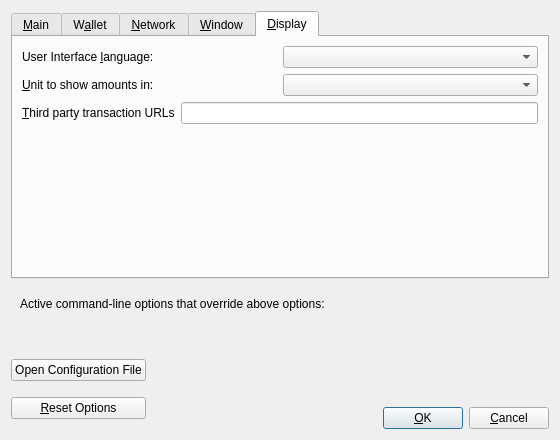
<?xml version="1.0" encoding="UTF-8"?>
<ui version="4.0">
 <class>OptionsDialog</class>
 <widget class="QDialog" name="OptionsDialog">
  <property name="geometry">
   <rect>
    <x>0</x>
    <y>0</y>
    <width>560</width>
    <height>440</height>
   </rect>
  </property>
  <property name="windowTitle">
   <string>Options</string>
  </property>
  <property name="modal">
   <bool>true</bool>
  </property>
  <layout class="QVBoxLayout" name="verticalLayout">
   <item>
    <widget class="QTabWidget" name="tabWidget">
     <property name="currentIndex">
      <number>4</number>
     </property>
     <widget class="QWidget" name="tabMain">
      <attribute name="title">
       <string>&amp;Main</string>
      </attribute>
      <layout class="QVBoxLayout" name="verticalLayout_Main">
       <item>
        <widget class="QCheckBox" name="sinAtStartup">
         <property name="toolTip">
          <string>Automatically start %1 after logging in to the system.</string>
         </property>
         <property name="text">
          <string>&amp;Start %1 on system login</string>
         </property>
        </widget>
       </item>
       <item>
        <spacer name="horizontalSpacer_0_Main">
         <property name="orientation">
          <enum>Qt::Horizontal</enum>
         </property>
         <property name="sizeHint" stdset="0">
          <size>
           <width>40</width>
           <height>5</height>
          </size>
         </property>
        </spacer>
       </item>
       <item>
        <layout class="QHBoxLayout" name="horizontalLayout_Main_Prune">
         <item>
          <widget class="QCheckBox" name="prune">
           <property name="toolTip">
            <string>Disables some advanced features but all blocks will still be fully validated. Reverting this setting requires re-downloading the entire blockchain. Actual disk usage may be somewhat higher.</string>
           </property>
           <property name="text">
            <string>Prune &amp;block storage to</string>
           </property>
          </widget>
         </item>
         <item>
          <widget class="QSpinBox" name="pruneSize"/>
         </item>
         <item>
          <widget class="QLabel" name="pruneSizeUnitLabel">
           <property name="text">
            <string>GB</string>
           </property>
           <property name="textFormat">
            <enum>Qt::PlainText</enum>
           </property>
          </widget>
         </item>
         <item>
          <spacer name="horizontalSpacer_Main_Prune">
           <property name="orientation">
            <enum>Qt::Horizontal</enum>
           </property>
           <property name="sizeHint" stdset="0">
            <size>
             <width>40</width>
             <height>20</height>
            </size>
           </property>
          </spacer>
         </item>
        </layout>
       </item>
       <item>
        <widget class="QLabel" name="pruneWarning">
         <property name="text">
          <string>Reverting this setting requires re-downloading the entire blockchain.</string>
         </property>
         <property name="textFormat">
          <enum>Qt::PlainText</enum>
         </property>
        </widget>
       </item>
       <item>
        <layout class="QHBoxLayout" name="horizontalLayout_2_Main">
         <item>
          <widget class="QLabel" name="databaseCacheLabel">
           <property name="text">
            <string>Size of &amp;database cache</string>
           </property>
           <property name="textFormat">
            <enum>Qt::PlainText</enum>
           </property>
           <property name="buddy">
            <cstring>databaseCache</cstring>
           </property>
          </widget>
         </item>
         <item>
          <widget class="QSpinBox" name="databaseCache"/>
         </item>
         <item>
          <widget class="QLabel" name="databaseCacheUnitLabel">
           <property name="text">
            <string>MB</string>
           </property>
           <property name="textFormat">
            <enum>Qt::PlainText</enum>
           </property>
          </widget>
         </item>
         <item>
          <spacer name="horizontalSpacer_2_Main">
           <property name="orientation">
            <enum>Qt::Horizontal</enum>
           </property>
           <property name="sizeHint" stdset="0">
            <size>
             <width>40</width>
             <height>20</height>
            </size>
           </property>
          </spacer>
         </item>
        </layout>
       </item>
       <item>
        <layout class="QHBoxLayout" name="horizontalLayout_Main_VerifyLabel">
         <item>
          <widget class="QLabel" name="threadsScriptVerifLabel">
           <property name="text">
            <string>Number of script &amp;verification threads</string>
           </property>
           <property name="textFormat">
            <enum>Qt::PlainText</enum>
           </property>
           <property name="buddy">
            <cstring>threadsScriptVerif</cstring>
           </property>
          </widget>
         </item>
         <item>
          <widget class="QSpinBox" name="threadsScriptVerif">
           <property name="toolTip">
            <string>(0 = auto, &lt;0 = leave that many cores free)</string>
           </property>
          </widget>
         </item>
         <item>
          <spacer name="horizontalSpacer_Main_Threads">
           <property name="orientation">
            <enum>Qt::Horizontal</enum>
           </property>
           <property name="sizeHint" stdset="0">
            <size>
             <width>40</width>
             <height>20</height>
            </size>
           </property>
          </spacer>
         </item>
        </layout>
       </item>
       <item>
        <spacer name="verticalSpacer_Main">
         <property name="orientation">
          <enum>Qt::Vertical</enum>
         </property>
         <property name="sizeHint" stdset="0">
          <size>
           <width>20</width>
           <height>40</height>
          </size>
         </property>
        </spacer>
       </item>
      </layout>
     </widget>
     <widget class="QWidget" name="tabWallet">
      <attribute name="title">
       <string>W&amp;allet</string>
      </attribute>
      <layout class="QVBoxLayout" name="verticalLayout_Wallet">
       <item>
        <widget class="QGroupBox" name="groupBox">
         <property name="title">
          <string>Expert</string>
         </property>
         <layout class="QVBoxLayout" name="verticalLayout_2">
          <item>
           <widget class="QCheckBox" name="coinControlFeatures">
            <property name="toolTip">
             <string>Whether to show coin control features or not.</string>
            </property>
            <property name="text">
             <string>Enable coin &amp;control features</string>
            </property>
           </widget>
          </item>
          <item>
           <widget class="QCheckBox" name="showMasternodesTab">
            <property name="toolTip">
             <string>Show additional tab listing all your InfinityNodes in first sub-tab&lt;br/&gt;and all InfinityNodes on the network in second sub-tab.</string>
            </property>
            <property name="text">
             <string>Show InfinityNodes Tab</string>
            </property>
           </widget>
          </item>
          <item>
           <widget class="QCheckBox" name="spendZeroConfChange">
            <property name="toolTip">
             <string>If you disable the spending of unconfirmed change, the change from a transaction cannot be used until that transaction has at least one confirmation. This also affects how your balance is computed.</string>
            </property>
            <property name="text">
             <string>&amp;Spend unconfirmed change</string>
            </property>
           </widget>
          </item>
         </layout>
        </widget>
       </item>
       <item>
        <spacer name="verticalSpacer_Wallet">
         <property name="orientation">
          <enum>Qt::Vertical</enum>
         </property>
         <property name="sizeHint" stdset="0">
          <size>
           <width>20</width>
           <height>40</height>
          </size>
         </property>
        </spacer>
       </item>
      </layout>
     </widget>
     <widget class="QWidget" name="tabNetwork">
      <attribute name="title">
       <string>&amp;Network</string>
      </attribute>
      <layout class="QVBoxLayout" name="verticalLayout_Network">
       <item>
        <widget class="QCheckBox" name="mapPortUpnp">
         <property name="toolTip">
          <string>Automatically open the QTIPARRAY client port on the router. This only works when your router supports UPnP and it is enabled.</string>
         </property>
         <property name="text">
          <string>Map port using &amp;UPnP</string>
         </property>
        </widget>
       </item>
       <item>
        <widget class="QCheckBox" name="allowIncoming">
         <property name="toolTip">
          <string>Accept connections from outside.</string>
         </property>
         <property name="text">
          <string>Allow incomin&amp;g connections</string>
         </property>
        </widget>
       </item>
       <item>
        <widget class="QCheckBox" name="connectSocks">
         <property name="toolTip">
          <string>Connect to the QTIPARRAY network through a SOCKS5 proxy.</string>
         </property>
         <property name="text">
          <string>&amp;Connect through SOCKS5 proxy (default proxy):</string>
         </property>
        </widget>
       </item>
       <item>
        <layout class="QHBoxLayout" name="horizontalLayout_1_Network">
         <item>
          <widget class="QLabel" name="proxyIpLabel">
           <property name="text">
            <string>Proxy &amp;IP:</string>
           </property>
           <property name="textFormat">
            <enum>Qt::PlainText</enum>
           </property>
           <property name="buddy">
            <cstring>proxyIp</cstring>
           </property>
          </widget>
         </item>
         <item>
          <widget class="QValidatedLineEdit" name="proxyIp">
           <property name="minimumSize">
            <size>
             <width>140</width>
             <height>0</height>
            </size>
           </property>
           <property name="maximumSize">
            <size>
             <width>140</width>
             <height>16777215</height>
            </size>
           </property>
           <property name="toolTip">
            <string>IP address of the proxy (e.g. IPv4: 127.0.0.1 / IPv6: ::1)</string>
           </property>
          </widget>
         </item>
         <item>
          <widget class="QLabel" name="proxyPortLabel">
           <property name="text">
            <string>&amp;Port:</string>
           </property>
           <property name="textFormat">
            <enum>Qt::PlainText</enum>
           </property>
           <property name="buddy">
            <cstring>proxyPort</cstring>
           </property>
          </widget>
         </item>
         <item>
          <widget class="QLineEdit" name="proxyPort">
           <property name="minimumSize">
            <size>
             <width>55</width>
             <height>0</height>
            </size>
           </property>
           <property name="maximumSize">
            <size>
             <width>55</width>
             <height>16777215</height>
            </size>
           </property>
           <property name="toolTip">
            <string>Port of the proxy (e.g. 9050)</string>
           </property>
          </widget>
         </item>
         <item>
          <spacer name="horizontalSpacer_1_Network">
           <property name="orientation">
            <enum>Qt::Horizontal</enum>
           </property>
           <property name="sizeHint" stdset="0">
            <size>
             <width>40</width>
             <height>20</height>
            </size>
           </property>
          </spacer>
         </item>
        </layout>
       </item>
       <item>
        <layout class="QHBoxLayout" name="horizontalLayout_2_Network">
         <item>
          <widget class="QLabel" name="proxyActiveNets">
           <property name="text">
            <string>Used for reaching peers via:</string>
           </property>
           <property name="textFormat">
            <enum>Qt::PlainText</enum>
           </property>
          </widget>
         </item>
         <item>
          <widget class="QCheckBox" name="proxyReachIPv4">
           <property name="enabled">
            <bool>false</bool>
           </property>
           <property name="toolTip">
            <string>Shows if the supplied default SOCKS5 proxy is used to reach peers via this network type.</string>
           </property>
           <property name="text">
            <string/>
           </property>
          </widget>
         </item>
         <item>
          <widget class="QLabel" name="proxyReachIPv4Label">
           <property name="text">
            <string>IPv4</string>
           </property>
           <property name="textFormat">
            <enum>Qt::PlainText</enum>
           </property>
          </widget>
         </item>
         <item>
          <widget class="QCheckBox" name="proxyReachIPv6">
           <property name="enabled">
            <bool>false</bool>
           </property>
           <property name="toolTip">
            <string>Shows if the supplied default SOCKS5 proxy is used to reach peers via this network type.</string>
           </property>
           <property name="text">
            <string/>
           </property>
          </widget>
         </item>
         <item>
          <widget class="QLabel" name="proxyReachIPv6Label">
           <property name="text">
            <string>IPv6</string>
           </property>
           <property name="textFormat">
            <enum>Qt::PlainText</enum>
           </property>
          </widget>
         </item>
         <item>
          <widget class="QCheckBox" name="proxyReachTor">
           <property name="enabled">
            <bool>false</bool>
           </property>
           <property name="toolTip">
            <string>Shows if the supplied default SOCKS5 proxy is used to reach peers via this network type.</string>
           </property>
           <property name="text">
            <string/>
           </property>
          </widget>
         </item>
         <item>
          <widget class="QLabel" name="proxyReachTorLabel">
           <property name="text">
            <string>Tor</string>
           </property>
           <property name="textFormat">
            <enum>Qt::PlainText</enum>
           </property>
          </widget>
         </item>
         <item>
          <spacer name="horizontalSpacer_2_Network">
           <property name="orientation">
            <enum>Qt::Horizontal</enum>
           </property>
           <property name="sizeHint" stdset="0">
            <size>
             <width>40</width>
             <height>20</height>
            </size>
           </property>
          </spacer>
         </item>
        </layout>
       </item>
       <item>
        <widget class="QCheckBox" name="connectSocksTor">
         <property name="toolTip">
          <string>Connect to the QTIPARRAY network through a separate SOCKS5 proxy for Tor hidden services.</string>
         </property>
         <property name="text">
          <string>Use separate SOCKS&amp;5 proxy to reach peers via Tor hidden services:</string>
         </property>
        </widget>
       </item>
       <item>
        <layout class="QHBoxLayout" name="horizontalLayout_3_Network">
         <item>
          <widget class="QLabel" name="proxyIpTorLabel">
           <property name="text">
            <string>Proxy &amp;IP:</string>
           </property>
           <property name="textFormat">
            <enum>Qt::PlainText</enum>
           </property>
           <property name="buddy">
            <cstring>proxyIpTor</cstring>
           </property>
          </widget>
         </item>
         <item>
          <widget class="QValidatedLineEdit" name="proxyIpTor">
           <property name="minimumSize">
            <size>
             <width>140</width>
             <height>0</height>
            </size>
           </property>
           <property name="maximumSize">
            <size>
             <width>140</width>
             <height>16777215</height>
            </size>
           </property>
           <property name="toolTip">
            <string>IP address of the proxy (e.g. IPv4: 127.0.0.1 / IPv6: ::1)</string>
           </property>
          </widget>
         </item>
         <item>
          <widget class="QLabel" name="proxyPortTorLabel">
           <property name="text">
            <string>&amp;Port:</string>
           </property>
           <property name="textFormat">
            <enum>Qt::PlainText</enum>
           </property>
           <property name="buddy">
            <cstring>proxyPortTor</cstring>
           </property>
          </widget>
         </item>
         <item>
          <widget class="QLineEdit" name="proxyPortTor">
           <property name="minimumSize">
            <size>
             <width>55</width>
             <height>0</height>
            </size>
           </property>
           <property name="maximumSize">
            <size>
             <width>55</width>
             <height>16777215</height>
            </size>
           </property>
           <property name="toolTip">
            <string>Port of the proxy (e.g. 9050)</string>
           </property>
          </widget>
         </item>
         <item>
          <spacer name="horizontalSpacer_4_Network">
           <property name="orientation">
            <enum>Qt::Horizontal</enum>
           </property>
           <property name="sizeHint" stdset="0">
            <size>
             <width>40</width>
             <height>20</height>
            </size>
           </property>
          </spacer>
         </item>
        </layout>
       </item>
       <item>
        <spacer name="verticalSpacer_Network">
         <property name="orientation">
          <enum>Qt::Vertical</enum>
         </property>
         <property name="sizeHint" stdset="0">
          <size>
           <width>20</width>
           <height>40</height>
          </size>
         </property>
        </spacer>
       </item>
      </layout>
     </widget>
     <widget class="QWidget" name="tabWindow">
      <attribute name="title">
       <string>&amp;Window</string>
      </attribute>
      <layout class="QVBoxLayout" name="verticalLayout_Window">
       <item>
        <widget class="QCheckBox" name="hideTrayIcon">
         <property name="toolTip">
          <string>Hide the icon from the system tray.</string>
         </property>
         <property name="text">
          <string>&amp;Hide tray icon</string>
         </property>
        </widget>
       </item>
       <item>
        <widget class="QCheckBox" name="minimizeToTray">
         <property name="toolTip">
          <string>Show only a tray icon after minimizing the window.</string>
         </property>
         <property name="text">
          <string>&amp;Minimize to the tray instead of the taskbar</string>
         </property>
        </widget>
       </item>
       <item>
        <widget class="QCheckBox" name="minimizeOnClose">
         <property name="toolTip">
          <string>Minimize instead of exit the application when the window is closed. When this option is enabled, the application will be closed only after selecting Exit in the menu.</string>
         </property>
         <property name="text">
          <string>M&amp;inimize on close</string>
         </property>
        </widget>
       </item>
       <item>
        <spacer name="verticalSpacer_Window">
         <property name="orientation">
          <enum>Qt::Vertical</enum>
         </property>
         <property name="sizeHint" stdset="0">
          <size>
           <width>20</width>
           <height>40</height>
          </size>
         </property>
        </spacer>
       </item>
      </layout>
     </widget>
     <widget class="QWidget" name="tabDisplay">
      <attribute name="title">
       <string>&amp;Display</string>
      </attribute>
      <layout class="QVBoxLayout" name="verticalLayout_Display">
       <item>
        <layout class="QHBoxLayout" name="horizontalLayout_1_Display">
         <item>
          <widget class="QLabel" name="langLabel">
           <property name="text">
            <string>User Interface &amp;language:</string>
           </property>
           <property name="textFormat">
            <enum>Qt::PlainText</enum>
           </property>
           <property name="buddy">
            <cstring>lang</cstring>
           </property>
          </widget>
         </item>
         <item>
          <widget class="QValueComboBox" name="lang">
           <property name="toolTip">
            <string>The user interface language can be set here. This setting will take effect after restarting %1.</string>
           </property>
          </widget>
         </item>
        </layout>
       </item>
       <item>
        <layout class="QHBoxLayout" name="horizontalLayout_2_Display">
         <item>
          <widget class="QLabel" name="unitLabel">
           <property name="text">
            <string>&amp;Unit to show amounts in:</string>
           </property>
           <property name="textFormat">
            <enum>Qt::PlainText</enum>
           </property>
           <property name="buddy">
            <cstring>unit</cstring>
           </property>
          </widget>
         </item>
         <item>
          <widget class="QValueComboBox" name="unit">
           <property name="toolTip">
            <string>Choose the default subdivision unit to show in the interface and when sending coins.</string>
           </property>
          </widget>
         </item>
        </layout>
       </item>
       <item>
        <layout class="QHBoxLayout" name="horizontalLayout_3_Display">
         <item>
          <widget class="QLabel" name="thirdPartyTxUrlsLabel">
           <property name="toolTip">
            <string>Third party URLs (e.g. a block explorer) that appear in the transactions tab as context menu items. %s in the URL is replaced by transaction hash. Multiple URLs are separated by vertical bar |.</string>
           </property>
           <property name="text">
            <string>&amp;Third party transaction URLs</string>
           </property>
           <property name="buddy">
            <cstring>thirdPartyTxUrls</cstring>
           </property>
          </widget>
         </item>
         <item>
          <widget class="QLineEdit" name="thirdPartyTxUrls">
           <property name="toolTip">
            <string>Third party URLs (e.g. a block explorer) that appear in the transactions tab as context menu items. %s in the URL is replaced by transaction hash. Multiple URLs are separated by vertical bar |.</string>
           </property>
          </widget>
         </item>
        </layout>
       </item>
       <item>
        <spacer name="verticalSpacer_Display">
         <property name="orientation">
          <enum>Qt::Vertical</enum>
         </property>
         <property name="sizeHint" stdset="0">
          <size>
           <width>20</width>
           <height>40</height>
          </size>
         </property>
        </spacer>
       </item>
      </layout>
     </widget>
    </widget>
   </item>
   <item>
    <widget class="QFrame" name="frame">
     <layout class="QVBoxLayout" name="verticalLayout_Bottom">
      <item>
       <layout class="QHBoxLayout" name="horizontalLayout_Bottom">
        <item>
         <widget class="QLabel" name="overriddenByCommandLineInfoLabel">
          <property name="text">
           <string>Active command-line options that override above options:</string>
          </property>
          <property name="textFormat">
           <enum>Qt::PlainText</enum>
          </property>
         </widget>
        </item>
        <item>
         <spacer name="horizontalSpacer_Bottom">
          <property name="orientation">
           <enum>Qt::Horizontal</enum>
          </property>
          <property name="sizeHint" stdset="0">
           <size>
            <width>40</width>
            <height>20</height>
           </size>
          </property>
         </spacer>
        </item>
       </layout>
      </item>
      <item>
       <widget class="QLabel" name="overriddenByCommandLineLabel">
        <property name="text">
         <string/>
        </property>
        <property name="textFormat">
         <enum>Qt::PlainText</enum>
        </property>
        <property name="wordWrap">
         <bool>true</bool>
        </property>
       </widget>
      </item>
     </layout>
    </widget>
   </item>
   <item>
    <layout class="QHBoxLayout" name="horizontalLayout_Buttons">
     <item>
      <layout class="QVBoxLayout" name="verticalLayout_Buttons">
       <item>
        <widget class="QPushButton" name="openQTIPARRAYConfButton">
         <property name="toolTip">
          <string>Open the %1 configuration file from the working directory.</string>
         </property>
         <property name="text">
          <string>Open Configuration File</string>
         </property>
         <property name="autoDefault">
          <bool>false</bool>
         </property>
        </widget>
       </item>
       <item>
        <widget class="QPushButton" name="resetButton">
         <property name="toolTip">
          <string>Reset all client options to default.</string>
         </property>
         <property name="text">
          <string>&amp;Reset Options</string>
         </property>
         <property name="autoDefault">
          <bool>false</bool>
         </property>
        </widget>
       </item>
      </layout>
     </item>
     <item>
      <spacer name="horizontalSpacer_1">
       <property name="orientation">
        <enum>Qt::Horizontal</enum>
       </property>
       <property name="sizeHint" stdset="0">
        <size>
         <width>40</width>
         <height>48</height>
        </size>
       </property>
      </spacer>
     </item>
     <item>
      <widget class="QLabel" name="statusLabel">
       <property name="minimumSize">
        <size>
         <width>200</width>
         <height>0</height>
        </size>
       </property>
       <property name="font">
        <font>
         <weight>75</weight>
         <bold>true</bold>
        </font>
       </property>
       <property name="text">
        <string/>
       </property>
       <property name="textFormat">
        <enum>Qt::PlainText</enum>
       </property>
       <property name="wordWrap">
        <bool>true</bool>
       </property>
      </widget>
     </item>
     <item>
      <spacer name="horizontalSpacer_2">
       <property name="orientation">
        <enum>Qt::Horizontal</enum>
       </property>
       <property name="sizeHint" stdset="0">
        <size>
         <width>40</width>
         <height>48</height>
        </size>
       </property>
      </spacer>
     </item>
     <item>
      <layout class="QVBoxLayout" name="verticalLayout_4">
       <item>
        <spacer name="verticalSpacer">
         <property name="orientation">
          <enum>Qt::Vertical</enum>
         </property>
         <property name="sizeHint" stdset="0">
          <size>
           <width>20</width>
           <height>40</height>
          </size>
         </property>
        </spacer>
       </item>
       <item>
        <layout class="QHBoxLayout" name="horizontalLayout">
         <item>
          <widget class="QPushButton" name="okButton">
           <property name="text">
            <string>&amp;OK</string>
           </property>
           <property name="autoDefault">
            <bool>false</bool>
           </property>
           <property name="default">
            <bool>true</bool>
           </property>
          </widget>
         </item>
         <item>
          <widget class="QPushButton" name="cancelButton">
           <property name="text">
            <string>&amp;Cancel</string>
           </property>
           <property name="autoDefault">
            <bool>false</bool>
           </property>
          </widget>
         </item>
        </layout>
       </item>
      </layout>
     </item>
    </layout>
   </item>
  </layout>
 </widget>
 <customwidgets>
  <customwidget>
   <class>QValidatedLineEdit</class>
   <extends>QLineEdit</extends>
   <header>qt/qvalidatedlineedit.h</header>
  </customwidget>
  <customwidget>
   <class>QValueComboBox</class>
   <extends>QComboBox</extends>
   <header>qt/qvaluecombobox.h</header>
  </customwidget>
 </customwidgets>
 <resources/>
 <connections/>
</ui>
